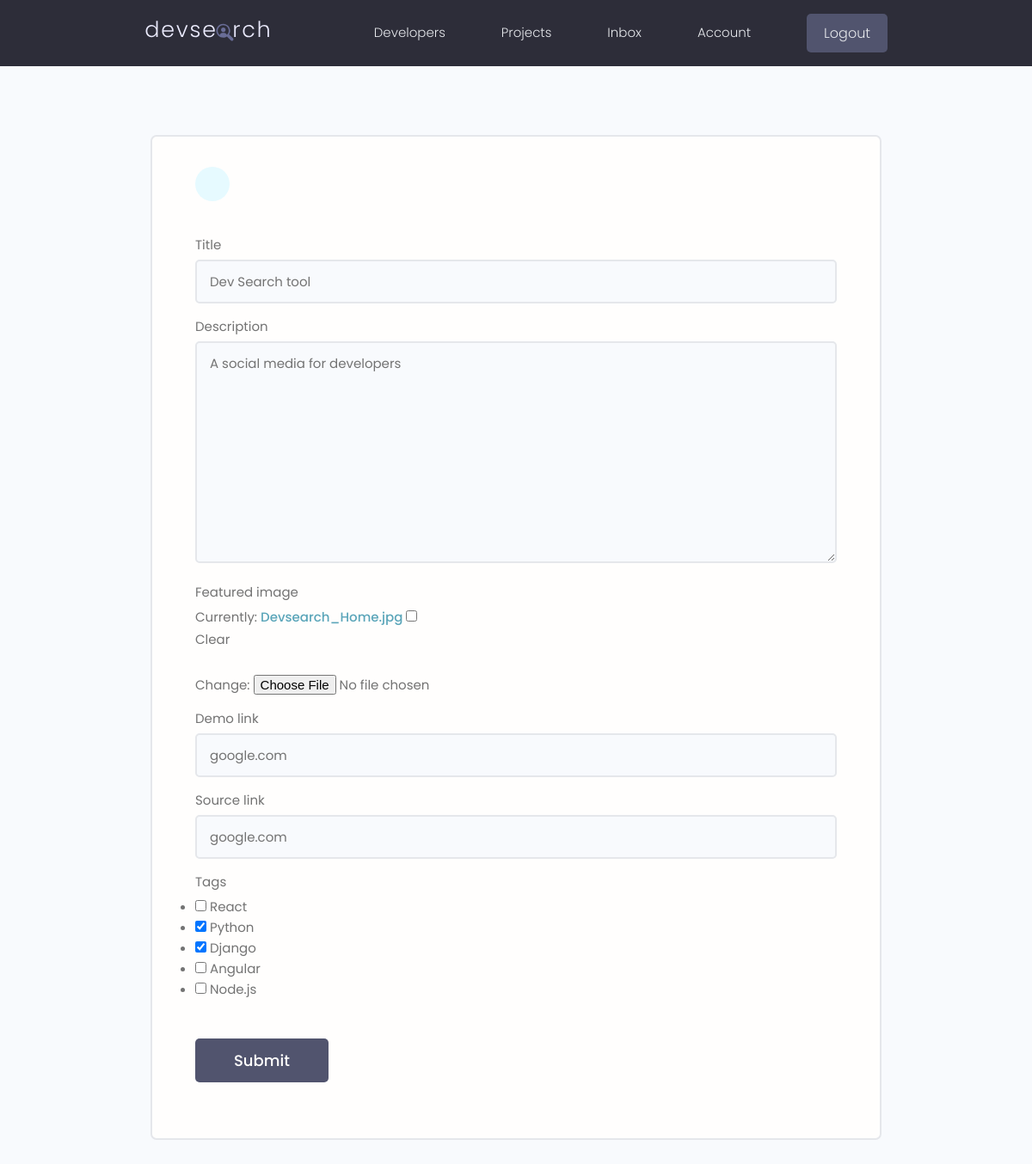
/projects/update-project/50f34e13a0484ba1b1ed091f4b358ecc/ (signed in), run on an earlier commit of the app's database.
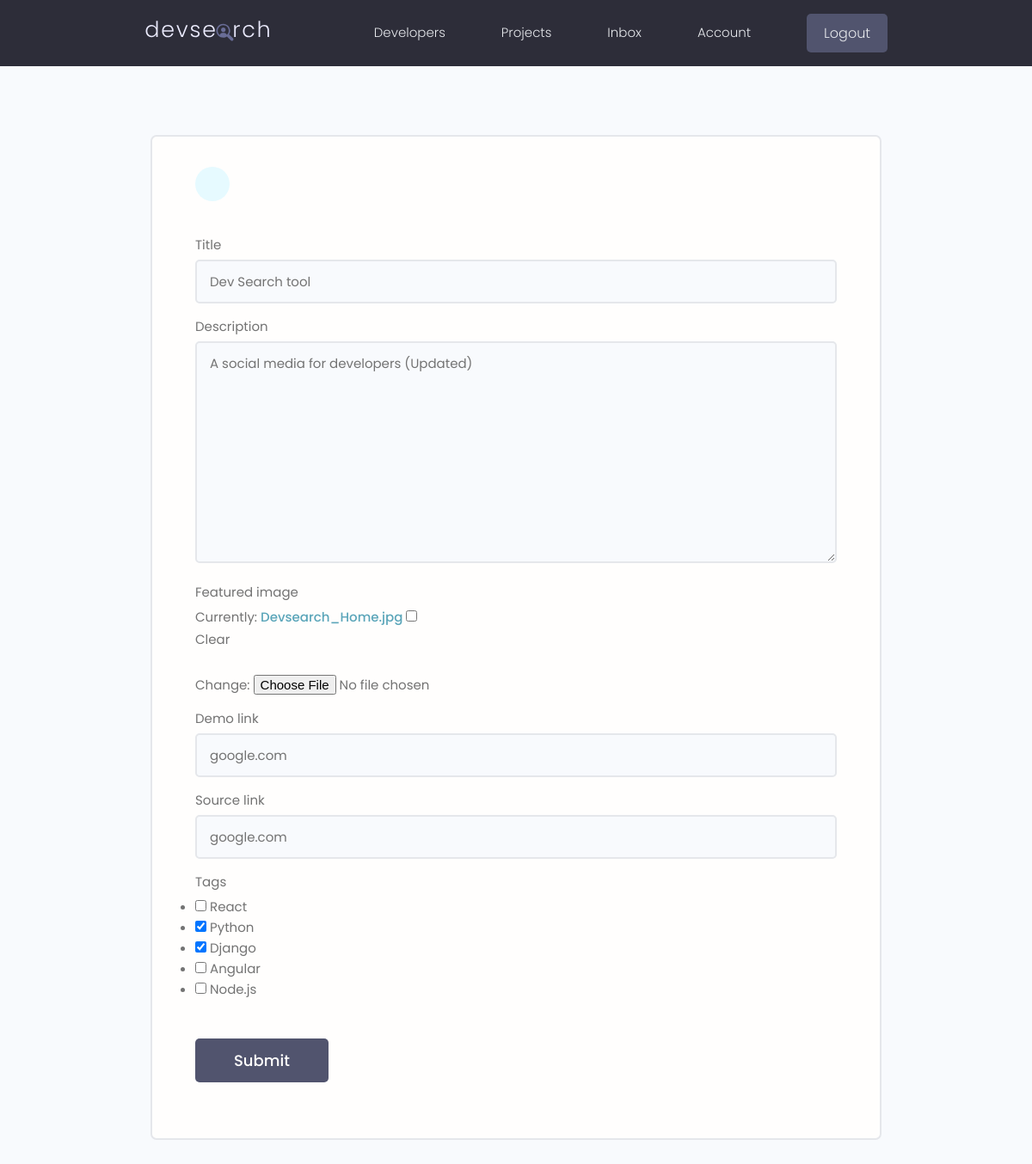
And on a later commit of the database.
### projects/models.py (models this page shows, shortened)
class Project(models.Model):
    owner = models.ForeignKey(
        Profile, null=True, blank=True, on_delete=models.CASCADE)
    title = models.CharField(max_length = 200)
    description = models.TextField(null = True, blank = True)
    featured_image = models.ImageField(null = True, blank = True, default = 'default.jpg')
    demo_link = models.CharField(max_length = 2000, null = True, blank = True)
    source_link = models.CharField(max_length = 2000, null = True, blank = True)
    tags = models.ManyToManyField('Tag', blank = True)
    vote_total = models.IntegerField(default = 0, null = True, blank = True)
    vote_ratio = models.IntegerField(default = 0, null = True, blank = True)
    created = models.DateTimeField(auto_now_add = True)
    id = models.UUIDField(default = uuid.uuid4, unique = True, primary_key = True, editable = False)

### projects/views.py (the view)
# urls.py: path('update-project/<str:pk>/', views.updateProject, name="update-project"),
@login_required(login_url="login")
def updateProject(request, pk):
    profile = request.user.profile
    project = profile.project_set.get(id=pk)
    form = ProjectForm(instance=project)
    if request.method == 'POST':
        form = ProjectForm(request.POST, request.FILES, instance=project)
        if form.is_valid():
            project = form.save()
            return redirect('projects')
    context = {'form': form, 'project': project}
    return render(request, "projects/project_form.html", context)

### projects/forms.py
class ProjectForm(ModelForm):
    class Meta:
        model = Project
        fields = ['title', 'description', 'featured_image', 'demo_link', 'source_link', 'tags']
        widgets = {
            'tags': forms.CheckboxSelectMultiple(),
        }
    def __init__(self, *args, **kwargs):
        super(ProjectForm, self).__init__(*args, **kwargs)
        for name, field in self.fields.items():
            field.widget.attrs.update({'class':'input'})

### projects/models.py (called while the page is built)
    def __str__(self):
        return self.name

### projects/templates/projects/project_form.html (shortened to what this page needs)
{% extends 'main.html' %}
{% block content%}
<main class="formPage my-xl">
    <div class="content-box">
        <div class="formWrapper">
            <a class="backButton" href="#"></a>
            <br>
            <form class="form" method="POST" enctype="multipart/form-data">
                {% for field in form %}
                <div class="form__field">
                    <label for="formInput#text">{{ field.label }}</label>
                    {{ field }}
                </div>
                {% endfor %}
                <input class="btn btn--sub btn--lg  my-md" type="submit" value="Submit" />
            </form>
        </div>
    </div>
</main>
{% endblock %}

What changed in the data, as far as the page shows it:
changed Project "Dev Search tool": description "A social media for developers" → "A social media for developers (Updated)"
